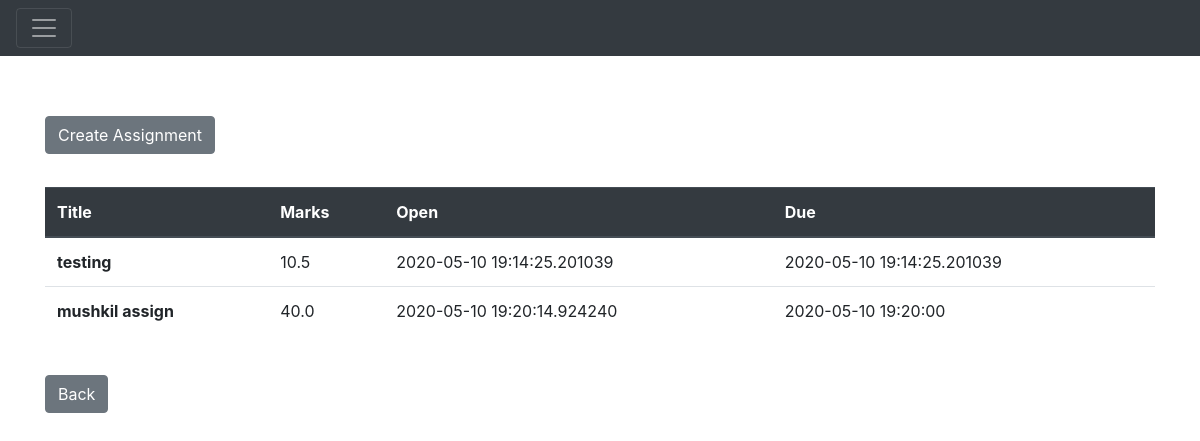
The app's page /assignments/1, older data.
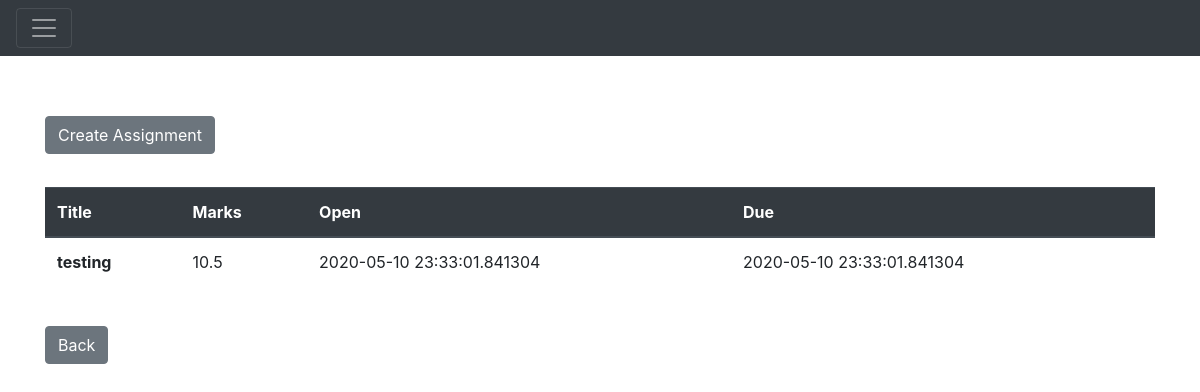
The same page, newer data.
### Application/models.py (models this page shows)
class Assignment(db.Model):
    __tablename__ = "assignments"
    assignmentId = db.Column(
        db.Integer,
        primary_key=True,
        autoincrement=True
    )
    assignmentName = db.Column(
        db.String(120),
        nullable=False
    )
    assignmentDesc = db.Column(
        db.String(255),
        nullable=False
    )
    assignmentDeadline = db.Column(
        db.DateTime
    )
    courseId = db.Column(db.Integer, db.ForeignKey('courses.courseId'))
    course = relationship("Course", backref="assignments")
    totalMarks = db.Column(db.Float, nullable=False)
    uploadDateTime = db.Column(db.DateTime, nullable=False)

### Application/assignments.py (the view)
@app.route('/assignments/<id>', methods=['GET'])
def getAssignmentsByCourse(id):
    assignments = models.Assignment.query.filter_by(courseId=id).all()
    filteredAssignments = []
    for ass in assignments:
        if ass.course.courseId == int(id):
            filteredAssignments.append(ass)
    return render_template('assignments.html', assignments=filteredAssignments, id=id)

### Application/templates/assignments.html (shortened to what this page needs)
{% extends 'main.html' %}
{% block head %}
{{ super() }}
{% endblock %}
{% block body %}
{{ super() }}
<div class="container" style="margin-top: 5%">
    <a class="btn btn-secondary" href={{ url_for('createAssignment',course_id=id) }}>Create Assignment</a>
    <table class="table" style="margin-top: 3%">
        <thead class="thead-dark">
        <tr>
            <th scope="col">Title</th>
            <th scope="col">Marks</th>
            <th scope="col">Open</th>
            <th scope="col">Due</th>
        </tr>
        </thead>
        <tbody>
        {% for assignment in assignments %}
        <tr>
            <th scope="row">{{assignment.assignmentName}}</th>
            <td>{{assignment.totalMarks}}</td>
            <td>{{assignment.uploadDateTime}}</td>
            <td>{{assignment.assignmentDeadline}}</td>
        </tr>
        {% endfor %}
        </tbody>
    </table>
    <br>
    <a class="btn btn-secondary" href={{ url_for('coursesite' ,id=id) }}> Back</a>
</div>
{% endblock %}

Row changes from the older to the newer data that the page shows:
removed Assignment: assignmentName "mushkil assign", totalMarks "40.0", uploadDateTime "2020-05-10 19:20:14.924240", assignmentDeadline "2020-05-10 19:20:00"
changed Assignment "testing": uploadDateTime "2020-05-10 19:14:25.201039" → "2020-05-10 23:33:01.841304"; assignmentDeadline "2020-05-10 19:14:25.201039" → "2020-05-10 23:33:01.841304"
